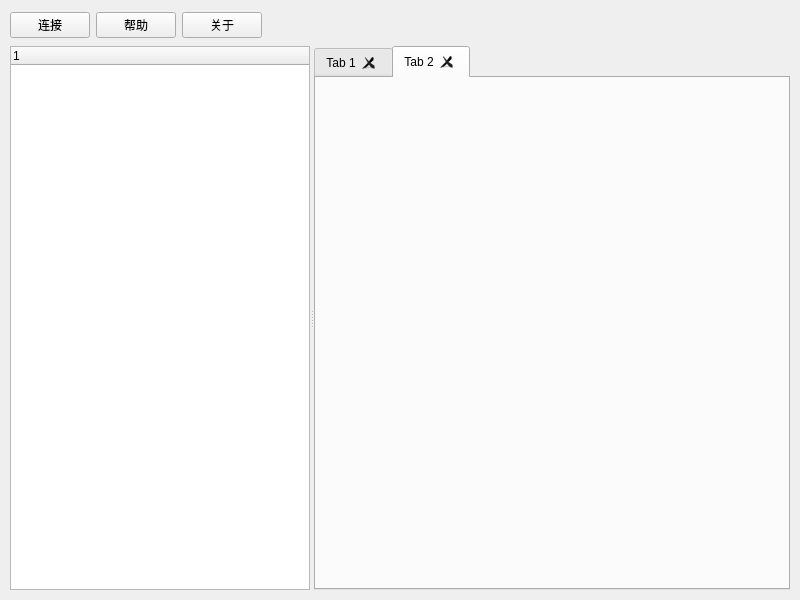
<?xml version="1.0" encoding="UTF-8"?>
<ui version="4.0">
 <class>Widget</class>
 <widget class="QWidget" name="Widget">
  <property name="geometry">
   <rect>
    <x>0</x>
    <y>0</y>
    <width>800</width>
    <height>600</height>
   </rect>
  </property>
  <property name="windowTitle">
   <string>Widget</string>
  </property>
  <layout class="QVBoxLayout" name="verticalLayout">
   <property name="leftMargin">
    <number>10</number>
   </property>
   <property name="topMargin">
    <number>10</number>
   </property>
   <property name="rightMargin">
    <number>10</number>
   </property>
   <property name="bottomMargin">
    <number>10</number>
   </property>
   <item>
    <widget class="QWidget" name="widget" native="true">
     <property name="maximumSize">
      <size>
       <width>16777215</width>
       <height>30</height>
      </size>
     </property>
     <layout class="QHBoxLayout" name="horizontalLayout">
      <property name="leftMargin">
       <number>0</number>
      </property>
      <property name="topMargin">
       <number>0</number>
      </property>
      <property name="rightMargin">
       <number>0</number>
      </property>
      <property name="bottomMargin">
       <number>0</number>
      </property>
      <item>
       <widget class="QPushButton" name="conn">
        <property name="text">
         <string>连接</string>
        </property>
       </widget>
      </item>
      <item>
       <widget class="QPushButton" name="pushButton">
        <property name="text">
         <string>帮助</string>
        </property>
       </widget>
      </item>
      <item>
       <widget class="QPushButton" name="pushButton_2">
        <property name="text">
         <string>关于</string>
        </property>
       </widget>
      </item>
      <item>
       <spacer name="horizontalSpacer">
        <property name="orientation">
         <enum>Qt::Orientation::Horizontal</enum>
        </property>
        <property name="sizeHint" stdset="0">
         <size>
          <width>40</width>
          <height>20</height>
         </size>
        </property>
       </spacer>
      </item>
     </layout>
    </widget>
   </item>
   <item>
    <widget class="QSplitter" name="splitter">
     <property name="orientation">
      <enum>Qt::Orientation::Horizontal</enum>
     </property>
     <widget class="QTreeWidget" name="treeWidget">
      <property name="minimumSize">
       <size>
        <width>100</width>
        <height>0</height>
       </size>
      </property>
      <property name="maximumSize">
       <size>
        <width>300</width>
        <height>16777215</height>
       </size>
      </property>
      <column>
       <property name="text">
        <string notr="true">1</string>
       </property>
      </column>
     </widget>
     <widget class="QTabWidget" name="tabWidget">
      <property name="minimumSize">
       <size>
        <width>100</width>
        <height>0</height>
       </size>
      </property>
      <property name="currentIndex">
       <number>1</number>
      </property>
      <property name="tabsClosable">
       <bool>true</bool>
      </property>
      <property name="movable">
       <bool>true</bool>
      </property>
      <widget class="QWidget" name="tab">
       <attribute name="title">
        <string>Tab 1</string>
       </attribute>
      </widget>
      <widget class="QWidget" name="tab_2">
       <attribute name="title">
        <string>Tab 2</string>
       </attribute>
      </widget>
     </widget>
    </widget>
   </item>
  </layout>
 </widget>
 <resources/>
 <connections/>
</ui>
